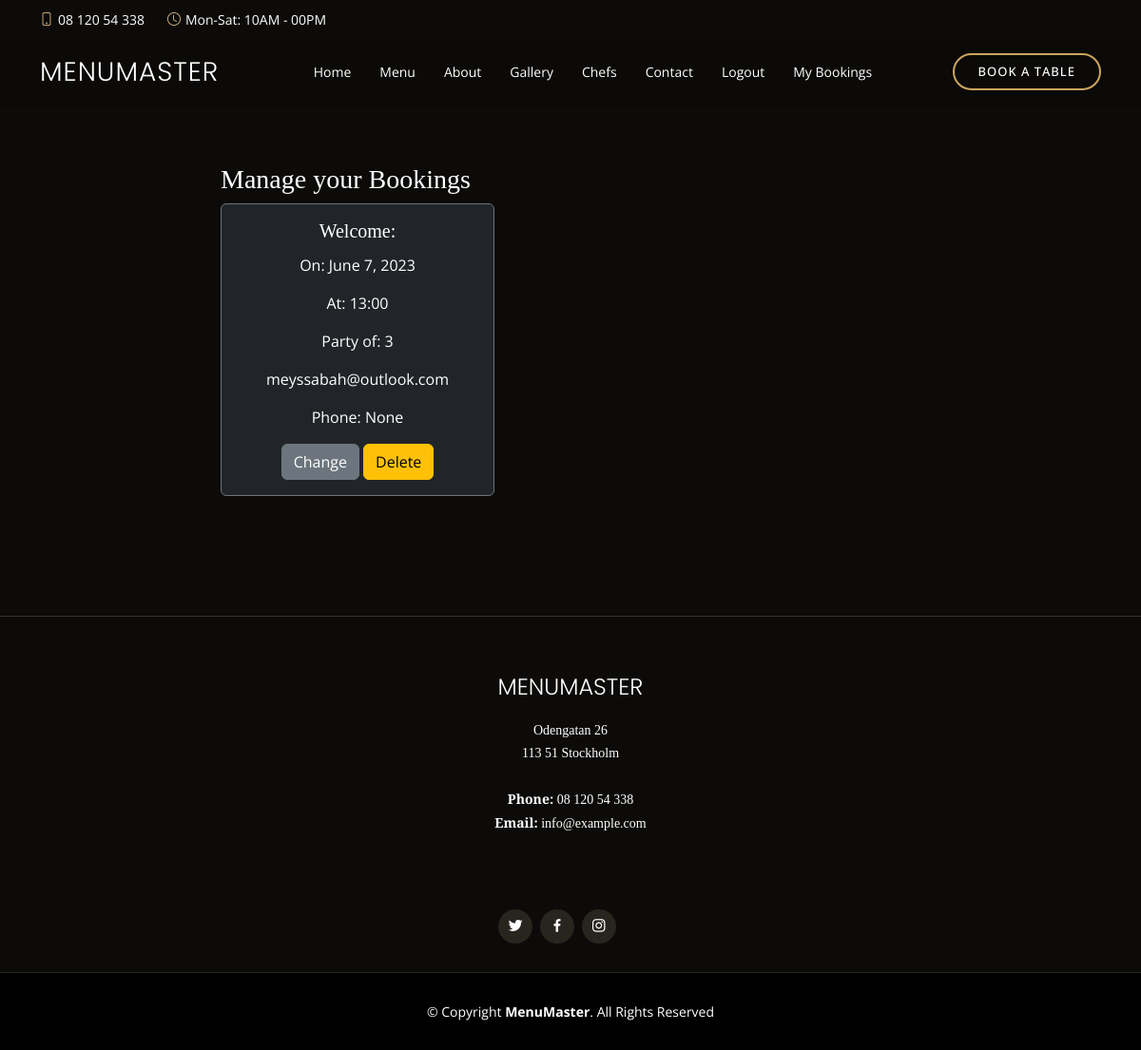
Screenshot of /mybookings/ (signed in) with the database file from the repository.
### menu/models.py (models this page shows, shortened)
class Booking(models.Model):
    class Meta:
        unique_together = ('date', 'time', 'guests')
    user = models.ForeignKey(
        User, on_delete=models.CASCADE, related_name='user_booking')
    namn = models.CharField(max_length=64)
    email = models.EmailField()
    phone = models.CharField(max_length=24, blank=True, null=True)
    guests = models.CharField(max_length=2, choices=GEUST, default='2')
    time = models.CharField(max_length=30, choices=TIMES, default='10:00')
    date = models.DateField()

### menu/views.py (the view)
# urls.py: path('mybookings/', views.mybookings_page, name='mybookings_page'),
def mybookings_page(request):
    if request.user.is_authenticated:
        bookings = Booking.objects.filter(user=request.user)
        context = {"bookings": bookings}
        return render(request, "mybookings.html", context)
    else:
        return render("../accounts/login")

### templates/mybookings.html (shortened to what this page needs)
{% extends "base.html" %}
{% block content %}
<section>
  <div class="container height mt-5 pt-5">
    <div class="row">
      <div class="col-md-8 mt-3 offset-md-2">
        <h3>Manage your Bookings</h3>
        <div class="container">
          <div class="row">
            {% for booking in bookings %}
            <div class="card text-white bg-dark text-center border-secondary" style="width: 18rem;">
              <div class="card-body">
                <h5 class="card-title mb-3">Welcome:</h5>
                <p class="card-text">
                  <p>On: {{ booking.date }}</p>
                  <p>At: {{ booking.time }}</p>
                  <p>Party of: {{ booking.guests }}</p>
                  <p>{{ booking.email }}</p>
                  <p>Phone: {{ booking.phone }}</p>
                </p>
                <a href="/changebooking/{{booking.id}}" class="btn btn-secondary">Change</a>
                <a href="/deletebooking/{{booking.id}}" class="btn btn-warning" data-bs-toggle="modal"
                  data-bs-target="#deleteModal_{{ booking.id }}">Delete</a>
              </div>
            </div>
            {% empty %} <p>You have no reservations currently</p>
            {% endfor %}
          </div>
        </div>
      </div>
    </div>
  </div>
</section>
{% endblock %}

### static/css/style.css (style rules this page uses)
body { font-family: "Open Sans", sans-serif; background: #0c0b09; color: #fff; }
a { color: #cda45e; text-decoration: none; }
h1, h2, h3, h4, h5, h6 { font-family: "Playfair Display", serif; }
.height { min-height: 60vh; }
section { padding: 60px 0; overflow: hidden; }

### rows the page displays
Booking: date "June 7, 2023", time "13:00", guests "3", email "meyssabah@outlook.com", phone "None"
